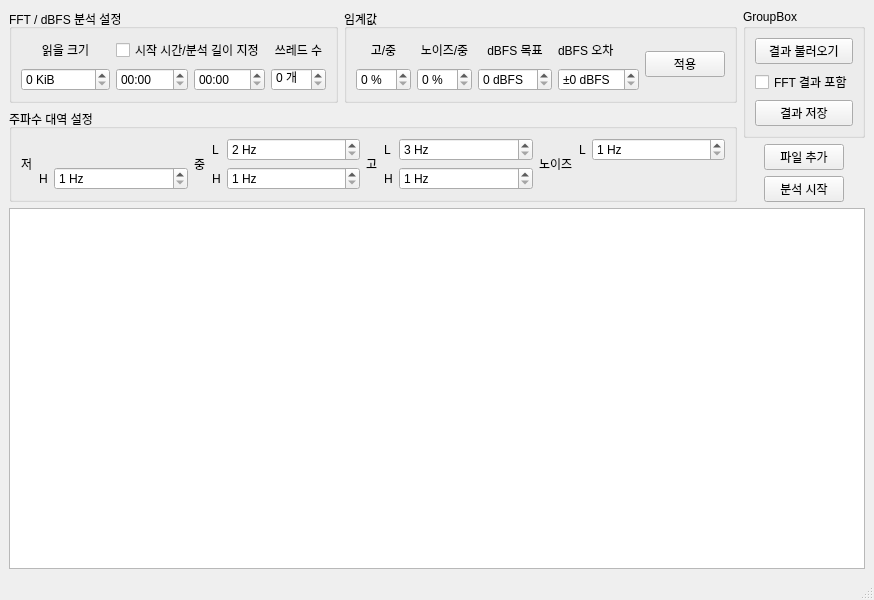
<?xml version="1.0" encoding="UTF-8"?>
<ui version="4.0">
 <class>MainWindow</class>
 <widget class="QMainWindow" name="MainWindow">
  <property name="geometry">
   <rect>
    <x>0</x>
    <y>0</y>
    <width>840</width>
    <height>600</height>
   </rect>
  </property>
  <property name="windowTitle">
   <string>MainWindow</string>
  </property>
  <widget class="QWidget" name="centralwidget">
   <layout class="QGridLayout" name="glCent">
    <item row="0" column="0">
     <widget class="QGroupBox" name="gbSetGeneral">
      <property name="title">
       <string>FFT / dBFS 분석 설정</string>
      </property>
      <layout class="QGridLayout" name="glSetGeneral">
       <item row="0" column="0">
        <widget class="QLabel" name="lbSize">
         <property name="text">
          <string>읽을 크기</string>
         </property>
         <property name="alignment">
          <set>Qt::AlignCenter</set>
         </property>
        </widget>
       </item>
       <item row="0" column="3">
        <widget class="QLabel" name="lbThread">
         <property name="text">
          <string>쓰레드 수</string>
         </property>
         <property name="alignment">
          <set>Qt::AlignCenter</set>
         </property>
        </widget>
       </item>
       <item row="1" column="0">
        <widget class="QSpinBox" name="spSize">
         <property name="suffix">
          <string> KiB</string>
         </property>
         <property name="maximum">
          <number>524288</number>
         </property>
        </widget>
       </item>
       <item row="1" column="1">
        <widget class="QTimeEdit" name="teStart">
         <property name="maximumTime">
          <time>
           <hour>0</hour>
           <minute>59</minute>
           <second>58</second>
          </time>
         </property>
         <property name="displayFormat">
          <string>mm:ss</string>
         </property>
        </widget>
       </item>
       <item row="1" column="2">
        <widget class="QTimeEdit" name="teDuration">
         <property name="maximumTime">
          <time>
           <hour>0</hour>
           <minute>59</minute>
           <second>59</second>
          </time>
         </property>
         <property name="displayFormat">
          <string>mm:ss</string>
         </property>
        </widget>
       </item>
       <item row="1" column="3">
        <widget class="QSpinBox" name="spThread">
         <property name="suffix">
          <string> 개</string>
         </property>
        </widget>
       </item>
       <item row="0" column="1" colspan="2">
        <widget class="QCheckBox" name="chkEnableCut">
         <property name="text">
          <string>시작 시간/분석 길이 지정</string>
         </property>
        </widget>
       </item>
      </layout>
     </widget>
    </item>
    <item row="0" column="1">
     <widget class="QGroupBox" name="gbSetThreshold">
      <property name="title">
       <string>임계값</string>
      </property>
      <layout class="QGridLayout" name="glSetThreashold">
       <item row="0" column="0">
        <widget class="QLabel" name="lbHDivM">
         <property name="text">
          <string>고/중</string>
         </property>
         <property name="alignment">
          <set>Qt::AlignCenter</set>
         </property>
        </widget>
       </item>
       <item row="0" column="1">
        <widget class="QLabel" name="lbNDivM">
         <property name="text">
          <string>노이즈/중</string>
         </property>
         <property name="alignment">
          <set>Qt::AlignCenter</set>
         </property>
        </widget>
       </item>
       <item row="0" column="2">
        <widget class="QLabel" name="lbdB">
         <property name="text">
          <string>dBFS 목표</string>
         </property>
         <property name="alignment">
          <set>Qt::AlignCenter</set>
         </property>
        </widget>
       </item>
       <item row="0" column="3">
        <widget class="QLabel" name="lbdBDiff">
         <property name="text">
          <string>dBFS 오차</string>
         </property>
        </widget>
       </item>
       <item row="0" column="4" rowspan="2">
        <widget class="QPushButton" name="btnApplyThreshold">
         <property name="text">
          <string>적용</string>
         </property>
        </widget>
       </item>
       <item row="1" column="0">
        <widget class="QSpinBox" name="spHDivM">
         <property name="suffix">
          <string> %</string>
         </property>
        </widget>
       </item>
       <item row="1" column="1">
        <widget class="QSpinBox" name="spNdivM">
         <property name="suffix">
          <string> %</string>
         </property>
        </widget>
       </item>
       <item row="1" column="2">
        <widget class="QSpinBox" name="spdB">
         <property name="suffix">
          <string> dBFS</string>
         </property>
        </widget>
       </item>
       <item row="1" column="3">
        <widget class="QSpinBox" name="spdBDiff">
         <property name="suffix">
          <string> dBFS</string>
         </property>
         <property name="prefix">
          <string>±</string>
         </property>
        </widget>
       </item>
      </layout>
     </widget>
    </item>
    <item row="0" column="2" rowspan="2">
     <widget class="QGroupBox" name="gbResult">
      <property name="sizePolicy">
       <sizepolicy hsizetype="Fixed" vsizetype="Preferred">
        <horstretch>0</horstretch>
        <verstretch>0</verstretch>
       </sizepolicy>
      </property>
      <property name="title">
       <string>GroupBox</string>
      </property>
      <layout class="QGridLayout" name="glResult">
       <item row="0" column="0">
        <widget class="QPushButton" name="chkLoadRes">
         <property name="text">
          <string>결과 불러오기</string>
         </property>
        </widget>
       </item>
       <item row="1" column="0">
        <widget class="QCheckBox" name="chkIncludeFFTRes">
         <property name="text">
          <string>FFT 결과 포함</string>
         </property>
        </widget>
       </item>
       <item row="2" column="0">
        <widget class="QPushButton" name="chkSaveRes">
         <property name="text">
          <string>결과 저장</string>
         </property>
        </widget>
       </item>
      </layout>
     </widget>
    </item>
    <item row="1" column="0" rowspan="3" colspan="2">
     <widget class="QGroupBox" name="gbSetFreq">
      <property name="title">
       <string>주파수 대역 설정</string>
      </property>
      <layout class="QGridLayout" name="glSetFreq">
       <item row="0" column="0" rowspan="2">
        <widget class="QLabel" name="lbFreqL">
         <property name="text">
          <string>저</string>
         </property>
        </widget>
       </item>
       <item row="0" column="3" rowspan="2">
        <widget class="QLabel" name="lbFreqM">
         <property name="text">
          <string>중</string>
         </property>
        </widget>
       </item>
       <item row="0" column="4">
        <widget class="QLabel" name="lbFreqML">
         <property name="text">
          <string>L</string>
         </property>
        </widget>
       </item>
       <item row="0" column="5">
        <widget class="QSpinBox" name="spFreqML">
         <property name="sizePolicy">
          <sizepolicy hsizetype="Expanding" vsizetype="Fixed">
           <horstretch>0</horstretch>
           <verstretch>0</verstretch>
          </sizepolicy>
         </property>
         <property name="suffix">
          <string> Hz</string>
         </property>
         <property name="minimum">
          <number>2</number>
         </property>
         <property name="maximum">
          <number>24000</number>
         </property>
        </widget>
       </item>
       <item row="0" column="6" rowspan="2">
        <widget class="QLabel" name="lbFreqH">
         <property name="text">
          <string>고</string>
         </property>
        </widget>
       </item>
       <item row="0" column="7">
        <widget class="QLabel" name="lbFreqHL">
         <property name="text">
          <string>L</string>
         </property>
        </widget>
       </item>
       <item row="0" column="8">
        <widget class="QSpinBox" name="spFreqHL">
         <property name="sizePolicy">
          <sizepolicy hsizetype="Expanding" vsizetype="Fixed">
           <horstretch>0</horstretch>
           <verstretch>0</verstretch>
          </sizepolicy>
         </property>
         <property name="suffix">
          <string> Hz</string>
         </property>
         <property name="minimum">
          <number>3</number>
         </property>
         <property name="maximum">
          <number>24000</number>
         </property>
        </widget>
       </item>
       <item row="0" column="9" rowspan="2">
        <widget class="QLabel" name="lbFreqN">
         <property name="text">
          <string>노이즈</string>
         </property>
        </widget>
       </item>
       <item row="0" column="10">
        <widget class="QLabel" name="lbFreqNL">
         <property name="text">
          <string>L</string>
         </property>
        </widget>
       </item>
       <item row="0" column="11">
        <widget class="QSpinBox" name="spFreqNL">
         <property name="sizePolicy">
          <sizepolicy hsizetype="Expanding" vsizetype="Fixed">
           <horstretch>0</horstretch>
           <verstretch>0</verstretch>
          </sizepolicy>
         </property>
         <property name="suffix">
          <string> Hz</string>
         </property>
         <property name="minimum">
          <number>1</number>
         </property>
         <property name="maximum">
          <number>24000</number>
         </property>
        </widget>
       </item>
       <item row="1" column="1">
        <widget class="QLabel" name="lbFreqLH">
         <property name="text">
          <string>H</string>
         </property>
        </widget>
       </item>
       <item row="1" column="2">
        <widget class="QSpinBox" name="spFreqLH">
         <property name="sizePolicy">
          <sizepolicy hsizetype="Expanding" vsizetype="Fixed">
           <horstretch>0</horstretch>
           <verstretch>0</verstretch>
          </sizepolicy>
         </property>
         <property name="suffix">
          <string> Hz</string>
         </property>
         <property name="minimum">
          <number>1</number>
         </property>
         <property name="maximum">
          <number>24000</number>
         </property>
        </widget>
       </item>
       <item row="1" column="4">
        <widget class="QLabel" name="lbFreqMH">
         <property name="text">
          <string>H</string>
         </property>
        </widget>
       </item>
       <item row="1" column="5">
        <widget class="QSpinBox" name="spFreqMH">
         <property name="sizePolicy">
          <sizepolicy hsizetype="Expanding" vsizetype="Fixed">
           <horstretch>0</horstretch>
           <verstretch>0</verstretch>
          </sizepolicy>
         </property>
         <property name="suffix">
          <string> Hz</string>
         </property>
         <property name="minimum">
          <number>1</number>
         </property>
         <property name="maximum">
          <number>23998</number>
         </property>
        </widget>
       </item>
       <item row="1" column="7">
        <widget class="QLabel" name="lbFreqHH">
         <property name="text">
          <string>H</string>
         </property>
        </widget>
       </item>
       <item row="1" column="8">
        <widget class="QSpinBox" name="spFreqHH">
         <property name="sizePolicy">
          <sizepolicy hsizetype="Expanding" vsizetype="Fixed">
           <horstretch>0</horstretch>
           <verstretch>0</verstretch>
          </sizepolicy>
         </property>
         <property name="suffix">
          <string> Hz</string>
         </property>
         <property name="minimum">
          <number>1</number>
         </property>
         <property name="maximum">
          <number>23999</number>
         </property>
        </widget>
       </item>
      </layout>
     </widget>
    </item>
    <item row="2" column="2" alignment="Qt::AlignHCenter">
     <widget class="QPushButton" name="btnAddFiles">
      <property name="sizePolicy">
       <sizepolicy hsizetype="Fixed" vsizetype="Fixed">
        <horstretch>0</horstretch>
        <verstretch>0</verstretch>
       </sizepolicy>
      </property>
      <property name="text">
       <string>파일 추가</string>
      </property>
     </widget>
    </item>
    <item row="3" column="2" alignment="Qt::AlignHCenter">
     <widget class="QPushButton" name="btnStartAnalyse">
      <property name="sizePolicy">
       <sizepolicy hsizetype="Fixed" vsizetype="Fixed">
        <horstretch>0</horstretch>
        <verstretch>0</verstretch>
       </sizepolicy>
      </property>
      <property name="text">
       <string>분석 시작</string>
      </property>
     </widget>
    </item>
    <item row="4" column="0" colspan="3">
     <widget class="QTreeView" name="tvResult"/>
    </item>
   </layout>
  </widget>
  <widget class="QStatusBar" name="statusbar"/>
 </widget>
 <resources/>
 <connections/>
</ui>
